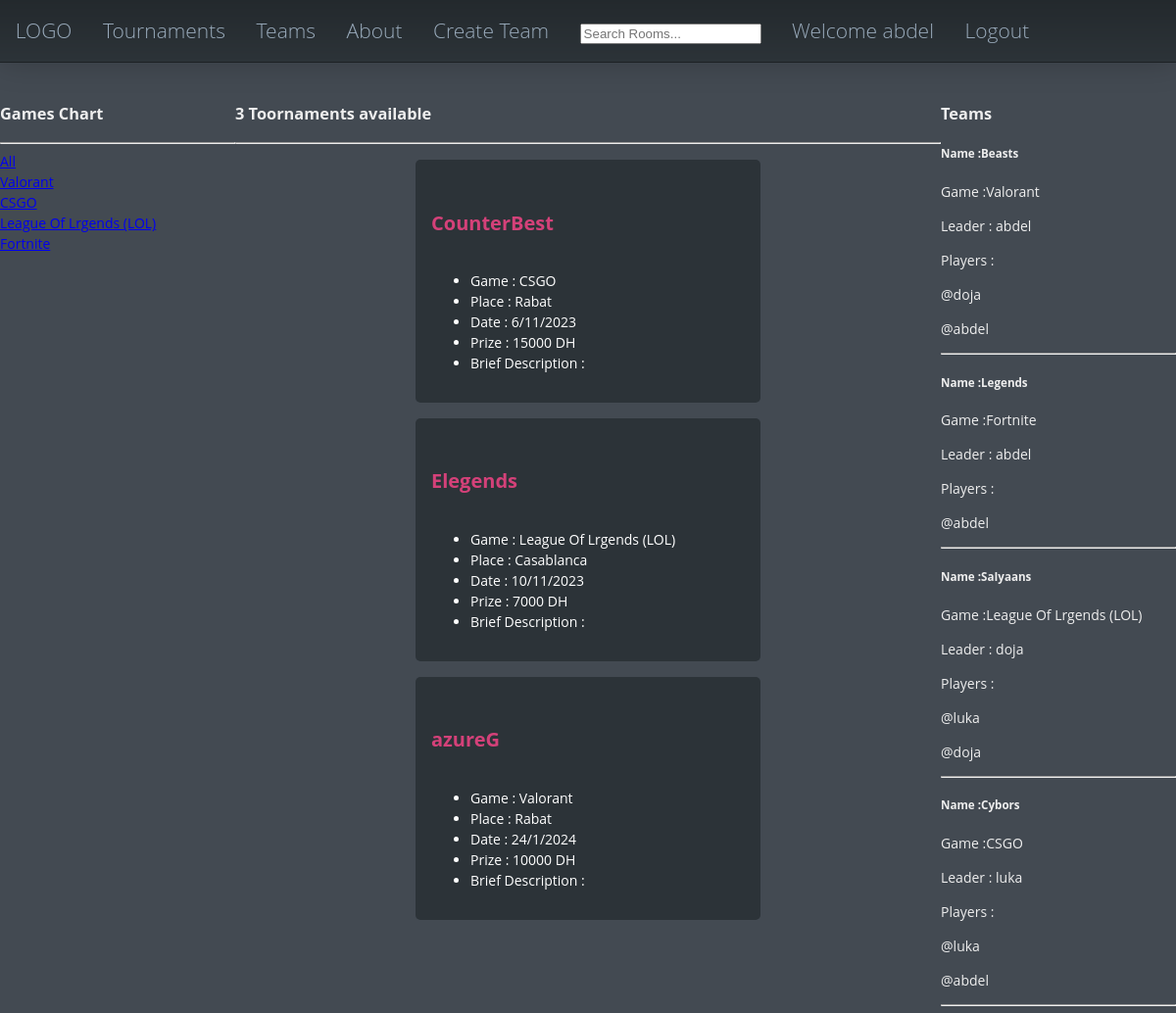
/ (signed in), run on the app's committed database.
### base/models.py (models this page shows, shortened)
class Game(models.Model):
    name = models.CharField(max_length=200)
    def __str__(self):
        return self.name

class Toornament(models.Model):
    game = models.ForeignKey(Game,null=True, on_delete=models.SET_NULL)
    name = models.CharField(max_length=200)
    description = models.TextField(null=True, blank=True)
    teams = models.ManyToManyField(
        Team, related_name='teams', blank =True )
    place = models.CharField(max_length=200)
    date_time = models.CharField(max_length=200)
    prize = models.IntegerField()
    updated = models.DateTimeField(auto_now=True)
    created = models.DateTimeField(auto_now_add=True)
    class Meta:
        ordering = ['-updated', '-created']

class Team(models.Model):
    leader = models.ForeignKey(User,null=True, on_delete=models.SET_NULL)
    game = models.ForeignKey(Game,null=True, on_delete=models.SET_NULL)
    code = models.IntegerField()
    name = models.CharField(max_length=200)
    players = models.ManyToManyField(User, related_name='players', blank =True )
    @property
    def players_list(self):
        players = self.players.all()
        return players

### base/views.py (the view)
# urls.py: path('', views.home, name='home' ),
def home(request):
    teams = Team.objects.all()
    toors = Toornament.objects.all()
    games = Game.objects.all()
    toor_count = toors.count()
    context = {'toors': toors, 'games': games, 'toor_count':toor_count, 'teams':teams}
    return render(request, 'base/home.html', context)

### base/templates/base/home.html (shortened to what this page needs)
{% extends 'main.html' %}
{% block content %}
{% include 'nav.html' %}
<div class="container">
<div class="home-container">
    <div>
        <h3> Games Chart</h3>
        <hr>
        <div>
            <a href="{% url 'home' %}">All</a>
        </div>
        {% for game in games %}
            <div>
                <a href="{% url 'home' %}?q={{game.name}}">{{game.name}}</a>
            </div>
        {% endfor %}
    </div>
    <div>
        <h3>{{toor_count}} Toornaments available</h3>
        <hr>
        {% for toor in toors %}
        <div class="toors">
            <a href="{% url 'toornament' toor.id %}" class="toor-link">
                <h5 class="toor-name">{{toor.name}}</h5>
            </a>
                <ul>
                    <li> Game : {{toor.game}}</li>
                    <li>Place : {{toor.place}}</li>
                    <li>Date : {{toor.date_time}}</li>
                    <li>Prize : {{toor.prize}} DH</li>
                    <li>Brief Description :{{toor.description}}</li>
                </ul>
            </div>
        {% endfor %}
     </div>
     <div>
        <h3>Teams</h3>
        {% for team in teams %}
        <div class="teams">
                <h5>Name :{{team.name}}</h5>
                <p>Game :{{team.game}}</p>
                <p>Leader : {{team.leader}}</p>
                <p>Players :{% for player in team.players_list %}
                        <p>@{{player.username}}</p>
                    {% endfor %}
                </p>
            </div>
        <hr>
        {% endfor %}
     </div>
</div>
</div>
{% endblock content %}

### templates/nav.html (shortened to what this page needs)
<header >
    <div class="nav">
        <a href="" class="nav-items">LOGO</a>
    <a href="#" class="nav-items">Tournaments</a>
<a href="#" class="nav-items">Teams</a>
    <a href="#" class="nav-items">About</a>
<a href="{% url 'create-team' %}" class="nav-items">Create Team</a>
<form action="{% url 'home' %}" class="nav-items">
    <input type="text" name="q" placeholder="Search Rooms...">
</form>
{% if request.user.is_authenticated %}
<a href="#" class="nav-items">Welcome {{user.username}}</a>
<a href="{% url 'logout' %}" class="nav-items">Logout</a>
{% else %}
<a href="{% url 'login' %}" class="nav-items">Login</a>
{% endif %}
</div>
</header>

### static/style/main.css (style rules this page uses)
body { background-color: #434a52; color: #eee; font-family: 'Open Sans', sans-serif; font-size: 14px; font-size: 0.875rem; font-weight: 400; height: 100%; line-height: 1.5; margin: 0; min-height: 100vh; }

### templates/nav.html (style rules this page uses)
.nav { display: flex; flex-direction: row; position: relative; background-color: #2c3338; background-image: linear-gradient(to bottom, #0003, transparent); border-bottom: 1px solid #0003; box-shadow: 0 0 32px #0003; font-size: 1.5em; font-weight: 300; }
.nav > .nav-items { color: #9ab; padding: .75em; text-align: center; text-decoration: none; transition: all .5s; }
header { position: fixed; top: 0; left: 0; right: 0; }

### base/templates/base/home.html (style rules this page uses)
.container { margin-top: 88px; }
.home-container { display: grid; grid-template-columns: 1fr 3fr 1fr; }
.toors { border-radius: 5px 5px 5px; background-color:#2c3338 ; margin-left: auto; margin-right: auto; max-width: 320px; max-width: 20rem; width: 90%; margin-top: 1rem; margin-bottom: 1rem; padding : 1rem; color: white; }
.toor-link { text-decoration: none; color: white; }
.toor-name { color: #d44179; font-weight: 700; font-size: 20px; }

### data on the page
Game: name "Valorant"
Game: name "CSGO"
Game: name "League Of Lrgends (LOL)"
Game: name "Fortnite"
Toornament: name "CounterBest", game "CSGO", place "Rabat", date_time "6/11/2023", prize "15000"
Toornament: name "Elegends", game "League Of Lrgends (LOL)", place "Casablanca", date_time "10/11/2023", prize "7000"
Toornament: name "azureG", game "Valorant", place "Rabat", date_time "24/1/2024", prize "10000"
Team: name "Beasts", game "Valorant", leader "abdel"
Team: name "Legends", game "Fortnite", leader "abdel"
Team: name "SaIyaans", game "League Of Lrgends (LOL)", leader "doja"
Team: name "Cybors", game "CSGO", leader "luka"

### other printed values
{{ user.username }} "abdel"
{{ toor_count }} "3"
{{ player.username }} "doja"
{{ player.username }} "abdel"
{{ player.username }} "luka"
